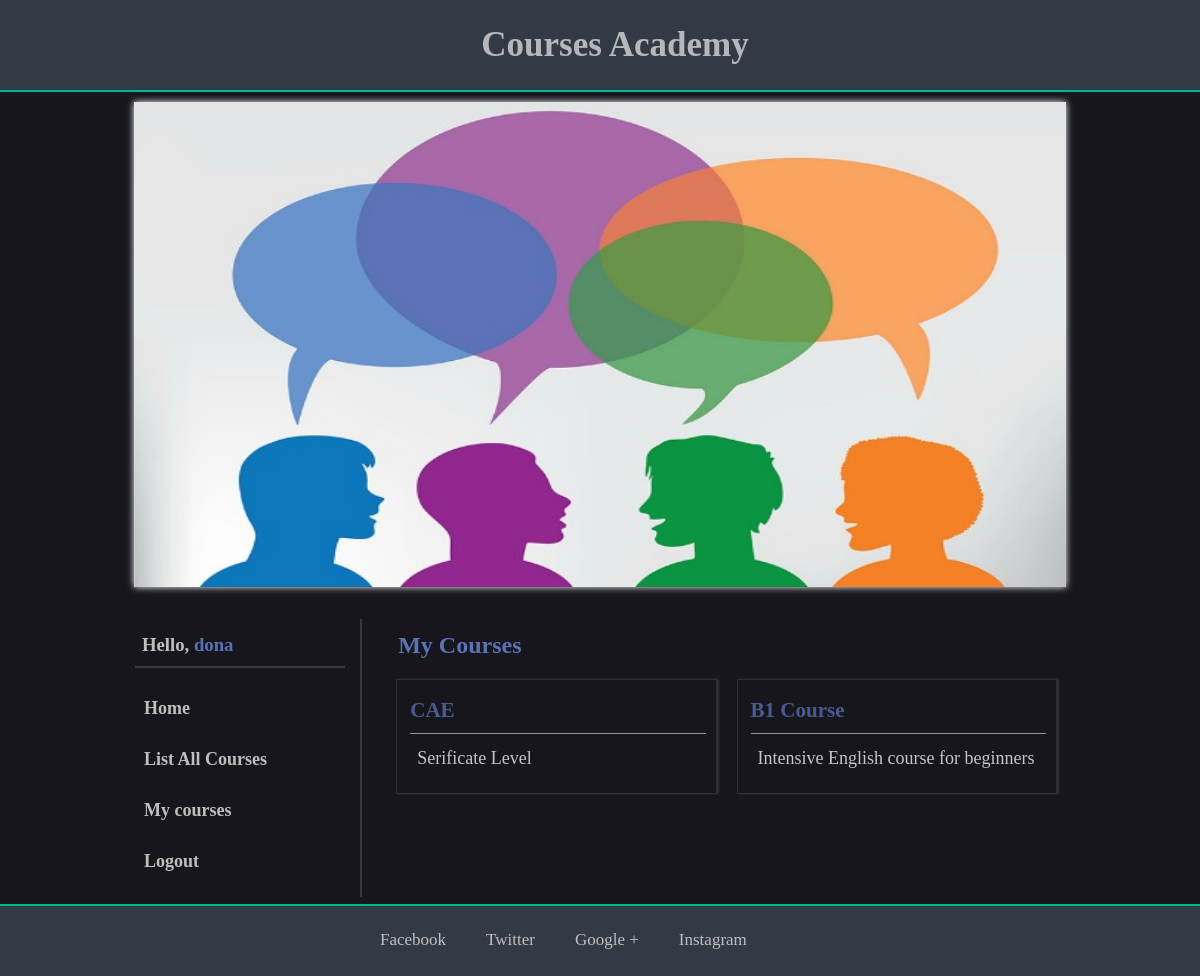
/user_courses.php (signed in), run on the app's committed database.
### tables this page shows
CREATE TABLE `users_courses` (
  `user_id` int(11) NOT NULL,
  `course_id` int(11) NOT NULL
);

CREATE TABLE `courses` (
  `id` int(11) NOT NULL,
  `title` varchar(150) NOT NULL,
  `content` text NOT NULL
);

### repositories/users_courses_repository.php (called while the page is built, shortened)
<?php
    class UsersCoursesRepository {
        private $connection;
        function __construct()
        {
            $url = 'localhost';
            $dbUsername = 'root';
            $dbPassword = '';
            $dbName = 'coursesacademy';
            $this->connection = new mysqli($url, $dbUsername, $dbPassword, $dbName);
            mysqli_set_charset($this->connection, 'utf8');
        }
        public function getCoursesByUserId($user_id) {
            $result = $this->connection->query("SELECT * FROM courses c JOIN users_courses uc ON c.id = uc.course_id WHERE uc.user_id = " . $user_id);
            $courses = array();
            while ($row = $result->fetch_assoc()) {
                $course = new Course();
                $course->setId($row["id"]);
                $course->setTitle($row["title"]);
                $course->setContent($row["content"]);
                array_push($courses, $course);
            }
            return $courses;
        }
    }

### models/course.php (called while the page is built, shortened)
<?php
	class Course
	{
		private $title;
		private $content;
		public function getTitle()
		{
			return $this->title;
		}
		public function setTitle($title)
		{
			$this->title = $title;
		}
		public function getContent()
		{
			return $this->content;
		}
		public function setContent($content)
		{
			$this->content = $content;
		}
	}

### user_courses.php (the view, shortened to what this page needs)
<?php
    require '/includes/header.php';
    require '/includes/sidebar.php';
    require '/models/course.php';
    require '/repositories/users_courses_repository.php';
?>
<div class="right">
    <section id="courses">
        <h2>My Courses</h2>
            <?php
                $usersCoursesRepo = new UsersCoursesRepository();
                $asignedCourses = $usersCoursesRepo->getCoursesByUserId(intval($_SESSION["loggedUserId"]));
                if(count($asignedCourses) == 0) :
                    echo '<div class="alert-info">You have not joined to any course yet.</div>';
                else :
                    foreach ($asignedCourses as $c) :
            ?>
                    <article class="course-content">
                        <h3><?= $c->getTitle() ?></h3>
                        <p><?= $c->getContent() ?></p>
                    </article>
            <?php
                    endforeach;
                endif;
            ?>
    </section>
</div>
<?php require '/includes/footer.php' ?>

### css/headerStyles.css (style rules this page uses)
body, div, nav, ul, li, header, footer, h1, h2, h3, h4, h5, p { margin: 0; padding: 0; }
body { background-color: #17161D; color: #fff; }
h2, h3 { color: #5B72B6; }
h3 { margin: 10px auto; }
p { color: #fff; }

### css/contentStyles.css (style rules this page uses)
.right { float: right; width: 73%; margin: 7px auto; }
.right p { padding: 7px 10px; }
.right h2 { margin-left: 12px; padding: 10px 0; }
.right h3, .right h4 { margin: 10px 12px; }
.right:after { content: ""; clear: both; display: block; }
#courses, #users, #comments { width: 99%; margin: 3px auto; float: right; transition: .2s ease all; }
#courses h2, #users h2, #comments h2 { font-family: Trebuchet MS; }
.course-content { width: 43%; float: left; padding: 10px; margin: 10px; border: 1px solid #323a45; box-shadow: 2px 0px 2px #3c3c3c; font-size: 18px; opacity:0.75; transition: .2s ease all; }
.course-content h3 { margin: 5px 0px 5px 3px; padding: 3px 0px 10px 0px; border-bottom: 1px solid #bfbfbf; font-family: Trebuchet MS; }
.course-content p, .comment-content p { margin: 7px auto; }
section:after { content: ""; clear: both; display: block; }

### data on the page
users_courses: course.title "CAE", course.content "Serificate Level"
users_courses: course.title "B1 Course", course.content "Intensive English course for beginners"

### other printed values
$_SESSION["loggedUserUsername"] "dona"
